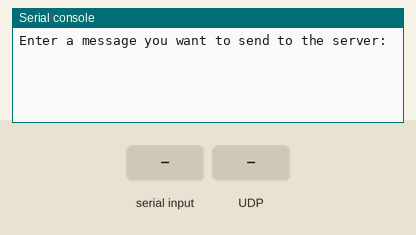
Recording of a program running on a simulated MicroPython board. Shown: the last lines printed to the serial console. Inputs (shaded band) come from the test bench. At 7.3 s the program stops and its outputs stay as they are.

Above: at 1.2 s.
1.3 s: "1" typed at the serial console, then Enter
At 2.5 s:
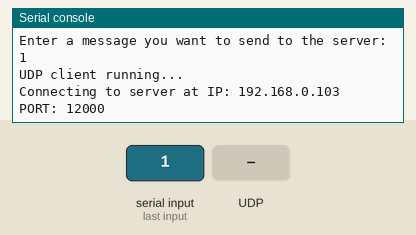
2.8 s: UDP packet "exit" arrives
4.3 s: "0" typed at the serial console, then Enter
At 4.8 s:
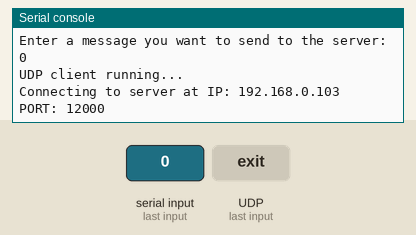
7.3 s: "exit" typed at the serial console, then Enter
At 8.3 s:
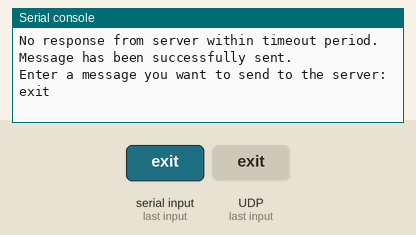

Measured:
- after the input at 1.3 s, the serial console: prints a new line at once (image 1)
- after the input at 4.3 s, the serial console: prints a new line at once (image 2)
- after the input at 7.3 s, the serial console: prints a new line at once (image 3)

The program:

sendmessage.py
```python
import usocket as socket
import uselect as select
import json

def send_message_to_server(message):
    # Define the server name and port client wishes to access
    server_name = '192.168.0.103'
    server_port = 12000
    client_port = 10001  # Change this to 11000 for the second client
    # Create a UDP client socket
    client_socket = socket.socket(socket.AF_INET, socket.SOCK_DGRAM)
    client_socket.bind(('', client_port))
    print("UDP client running...")
    print("Connecting to server at IP:", server_name, "PORT:", server_port)
    #This checks the state of message and performs the necessary encoding in order to send the message to the server
    if type(message) == str:
        msg = message.encode()
    elif type(message) == float or type(message) == int:
        msg = str(message).encode()
    elif type(message) == dict:
        msg = json.dumps(message).encode()
    else:
        print("Invalid message type. Please provide a string, float, integer or dictionary.")
        return
    # Send the message to the server
    client_socket.sendto(msg, (server_name, server_port))
    # Set up the polling object for timeout handling
    poll = select.poll()
    poll.register(client_socket, select.POLLIN)
    # Wait for a response with a timeout of 2 seconds
    events = poll.poll(2000)  # 2000 milliseconds
    if events:
        for event in events:
            if event[1] & select.POLLIN:
                data, server_address = client_socket.recvfrom(2048)
                if data:
                    print("Message from Server:", data.decode())
    else:
        print("No response from server within timeout period.")
    # Close the socket
    client_socket.close()
    # Print message sent confirmation
    print("Message has been successfully sent.")

# Example usage:

while True:
    message = input("Enter a message you want to send to the server: ")
    if message.lower() == 'exit':
        break
    send_message_to_server(message)
```
